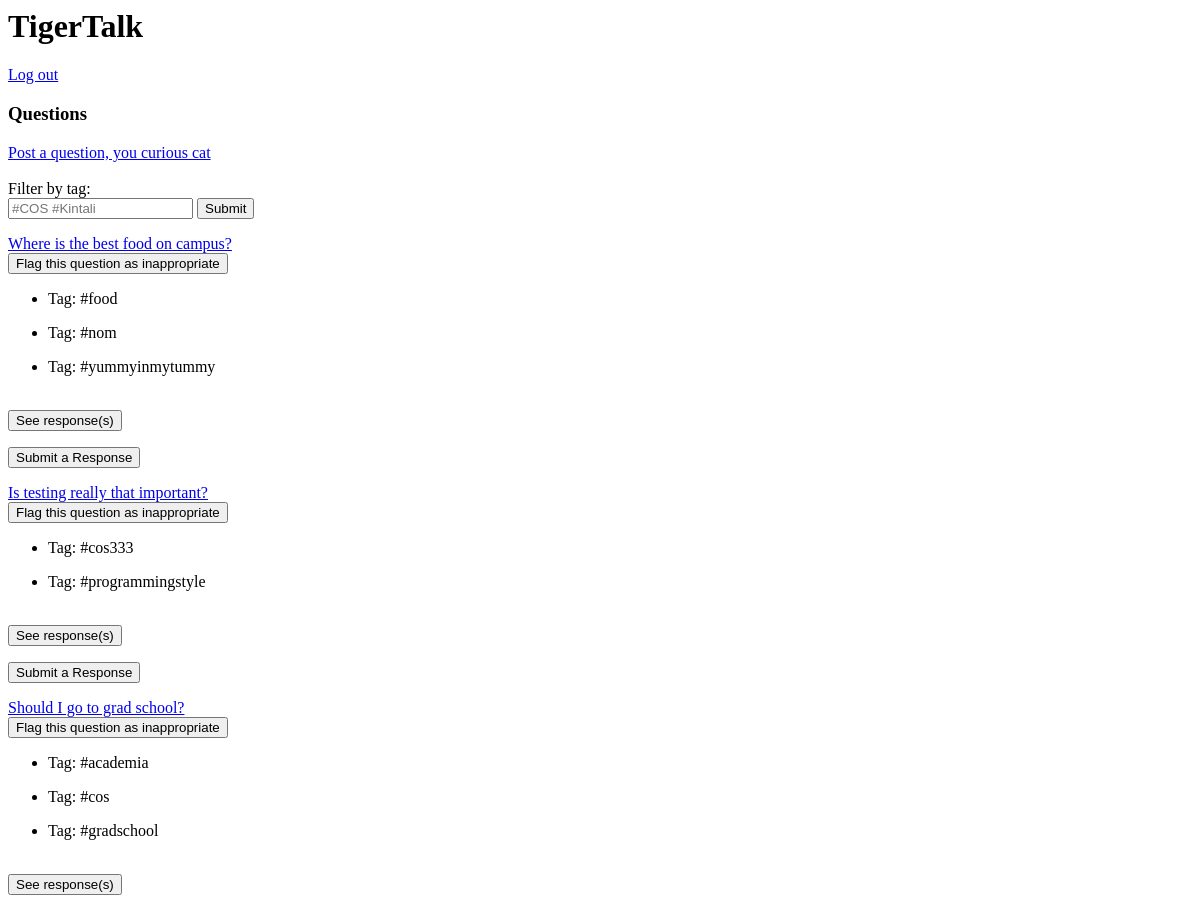
The app's page /blog/ (signed in, upper part), older data.
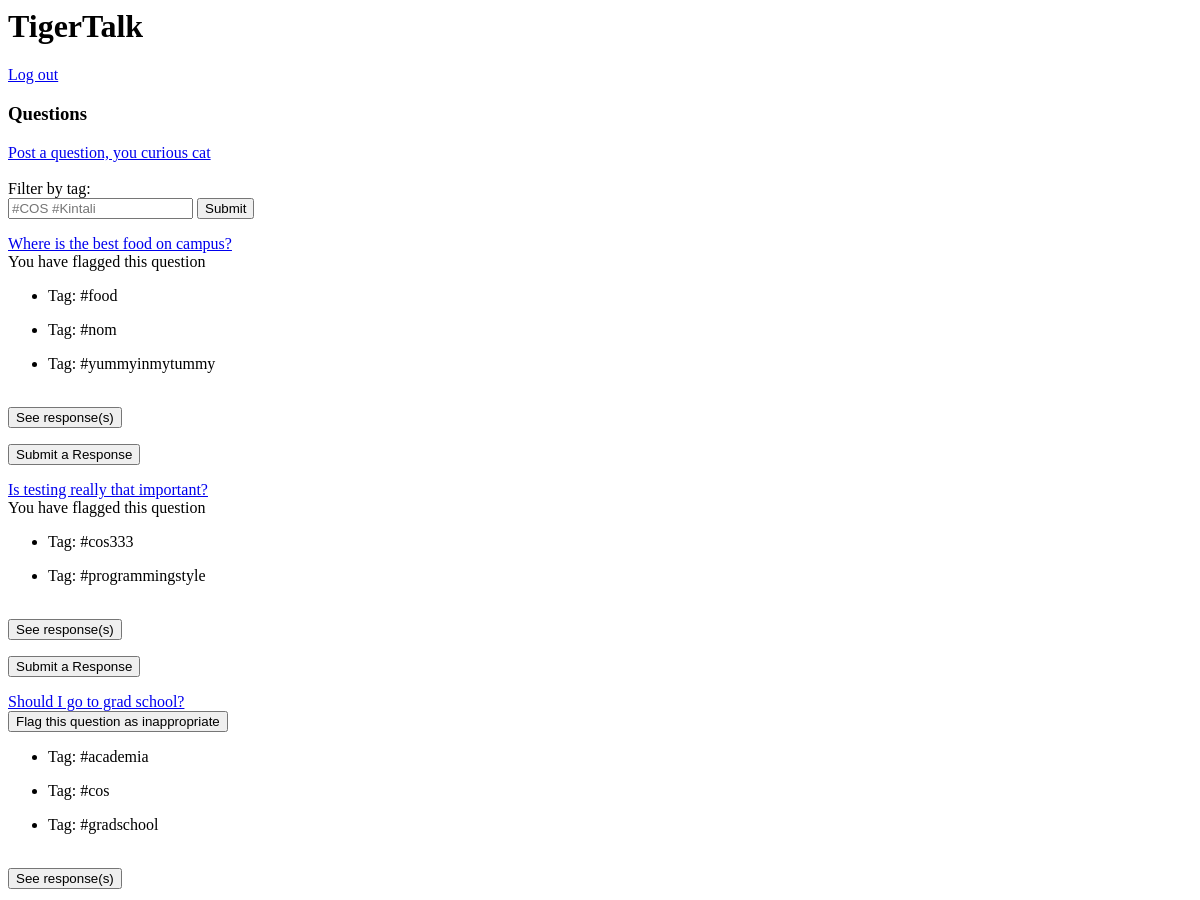
The same page, newer data.
### blog/models.py (models this page shows, shortened)
class Question(models.Model):
    text = models.TextField()
    created_at = models.DateTimeField()
    blockedOrNot = models.BooleanField(default = False)
    inappropriateCount = models.IntegerField(
        default=0,
        verbose_name= "Inappropriate")
    inappropriateId = models.ManyToManyField(User, related_name = 'flagged_questions')
    objects = managers.QuestionManager()
    class Meta:
        verbose_name = "Question"
        verbose_name_plural = "Questions"

### blog/views.py (the view)
def index(request):
	questions = Question.objects.filter(blockedOrNot=False).order_by('-created_at')
	questions = Question.objects.order_by('-created_at')
	user = request.user
	try:
		exp_question = Question.objects.get(pk=request.GET['responses_requested'])
		cur_page = request.GET['page']
		expanded_question_list = [exp_question]
		exp_answers = expanded_question_list[0].answers.order_by('helpfulCount', '-created_at')[:5]
	except (KeyError, Question.DoesNotExist):
		expanded_question_list = []
		exp_answers = []
		cur_page = utils.get_page_number_from_request(request)
	try:
		res_question = Question.objects.get(pk=request.GET['respond_to_q'])
		cur_page = request.GET['page']
		response_question_list = [res_question]
	except (KeyError, Question.DoesNotExist):
		response_question_list = []
	try:
		close_q = Question.objects.get(pk=request.GET['close_requested'])
		expanded_question_list= []
		cur_page = request.GET['page']
		exp_answers = []
	except:
		pass
	try:
		flagged_q = Question.objects.get(pk=request.POST['flag_q'])
		user  = request.user
		flagged_q.inappropriateCount += 1
		flagged_q.inappropriateId.add(user)
		flagged_q.save()
		user.flagged_questions.add(flagged_q)
		user.save()
		cur_page = request.GET['page']
	except:
		pass
	try:
		user  = request.user
		flagged_question_list = user.flagged_questions.all()
	except:
		flagged_question_list = []
	try:
		helpful_answer = Answer.objects.get(pk=request.GET['helpful'])
		user = request.user
		helpful_answer.helpfulCount += 1
		helpful_answer.helpfulId.add(user)
		helpful_answer.save()
		user.helpful_responses.add(helpful_answer)
		user.save()
	except:
		pass
	try:
		user = request.user
		helpful_responses_list = user.helpful_responses.all()
	except:
		helpful_responses_list = []
	try:
		inapp_answer = Answer.objects.get(pk=request.GET['inapp'])
		user = request.user
		inapp_answer.inappropriateCount += 1
		inapp_answer.inappropriateId.add(user)
		inapp_answer.save()
		inapp_answer.user.inappropriateCount += 1
		inapp_answer.user.save()
		user.inappropriate_responses.add(inapp_answer)
		user.save()
	except:
		pass
	try:
		user = request.user
		inapp_responses_list = user.inappropriate_responses.all()
	except:
		inapp_responses_list = []
	template = loader.get_template('blog/index.html')
	context = {
		'questions' : questions,
		'expanded_question_list' : expanded_question_list,
		'response_question_list' : response_question_list,
		'user': request.user,
		'flagged_question_list': flagged_question_list,
		'expanded_answers': exp_answers,
		'cur_page': cur_page,
		'helpful_responses_list': helpful_responses_list,
		'inapp_responses_list': inapp_responses_list,
	}
	print(cur_page)
	return HttpResponse(template.render(context, request))

### blog/templates/blog/index.html (shortened to what the changed rows need)
<h1>TigerTalk</h1>
{% load el_pagination_tags %}
{% for question in questions %}
{% show_current_number as page_number %}
<div id="resp_results{{question.id}}">
        <a href="{% url 'blog:questions' question.id %}">{{ question.text|truncatechars:200 }}</a> <br>
        {% if user.is_authenticated and not user.profile.blockedOrNot %}
            {% if question in flagged_question_list %}
                You have flagged this question <br>
            {% else %}
                <form action="{% url 'blog:index' %}" method="post">
                        <button name="flag_q" value="{{question.id}}">Flag this question as inappropriate</button>
                </form>
            {% endif %}
        {% endif %}
        {% for tag in question.tags.all %}
        	<ul>
        		<li>Tag: {{tag.text}}</li>
        	</ul>
        {% endfor %}
        <br>
        {% if question in expanded_question_list %}
        	<ul>
        	{% for answer in expanded_answers %}
        		 {% if user.is_authenticated and not user.profile.blockedOrNot %}
                    {% if answer in helpful_responses_list %}
                        You have already marked this answer as helpful <br>
                    {% else %}
                         <form action="{% url 'blog:index' %}" method="get">
                            <button name="helpful" value="{{answer.id}}">Mark this response as helpful</button>
                            <input type="hidden" name="user_id" value="{{user.id}}">
                        </form>
                    {% endif %}
                    {% if answer in inapp_responses_list %}
                        You have already flagged this answer as inappropriate <br>
                    {% else %}
                          <form action="{% url 'blog:index' %}" method="get">
                               <button name="inapp" value="{{answer.id}}">Flag this response as innapropriate</button>
                               <input type="hidden" name="user_id" value="{{user.id}}">
                          </form>
                	{% endif %}
                {% endif %}
        		<li>{{answer.text}} - {{answer.user.profile.handle}}</li>
                Helpful Count is {{answer.helpfulCount}} <br>
            	Inappropriate Count is {{answer.inappropriateCount}}
        	{% empty %}
        		No answers, lol, sorry.
        	{% endfor %}
        	</ul>
        	<form action="{% url 'blog:index' %}#resp_results{{question.id}}" method="get">
				<button name="close_requested" value="{{question.id}}">Close response(s)</button>
				<input type="hidden" name="page" value="{{page_number}}">
			</form>
        {% else %}
			<form action="{% url 'blog:index' %}#resp_results{{question.id}}" method="get">
				<button name="responses_requested" value="{{question.id}}">See response(s)</button>
			</form>
		{% endif %}
		{% if question in response_question_list %}
			{% if user.is_authenticated and not user.profile.blockedOrNot %}
				<form method="post" action="{% url 'blog:update_responses' %}#resp_results{{question.id}}">
				  {% csrf_token %}
					<textarea type="text" name="response" rows="7" style="width:100%" placeholder="Enter your response..."></textarea>
					<input type="hidden" name="question_id" value="{{question.id}}">
					<input type="submit" value="Submit">
					<input type="hidden" name="user_id" value="{{user.id}}">
					 <input type="hidden" name="page" value="{{page_number}}">
				</form>
			{% else %}
				<form action="{% url 'blog:loginpage' %}" method="get">
									<button name="login" value="{{question.id}}">Please Login to Answer a Question</button>
				</form>
			{% endif %}
		{% else %}
			{% if user.is_authenticated and not user.profile.blockedOrNot %}
				<form action="{% url 'blog:index' %}" method="get">
					<button name="respond_to_q" value="{{question.id}}">Submit a Response</button>
				</form>
			{% endif %}
		{% endif %}
</div>
{% endfor %}

Row changes from the older to the newer data that the page shows:
changed Question "Where is the best food on campus?": text "Flag this question as inappropriate" → "You have flagged this question"
changed Question "Is testing really that important?": text "Flag this question as inappropriate" → "You have flagged this question"
